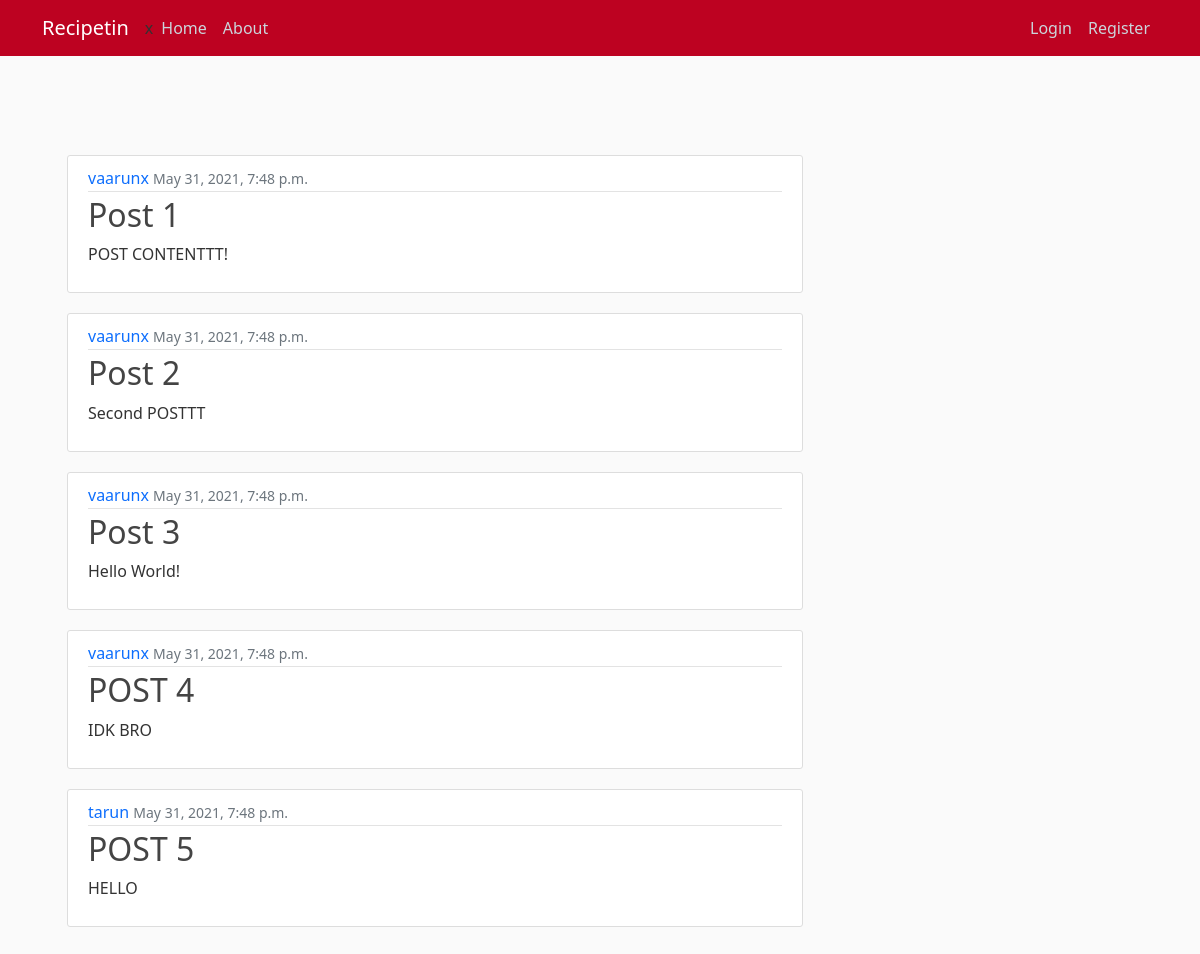
The app's page /, older data.
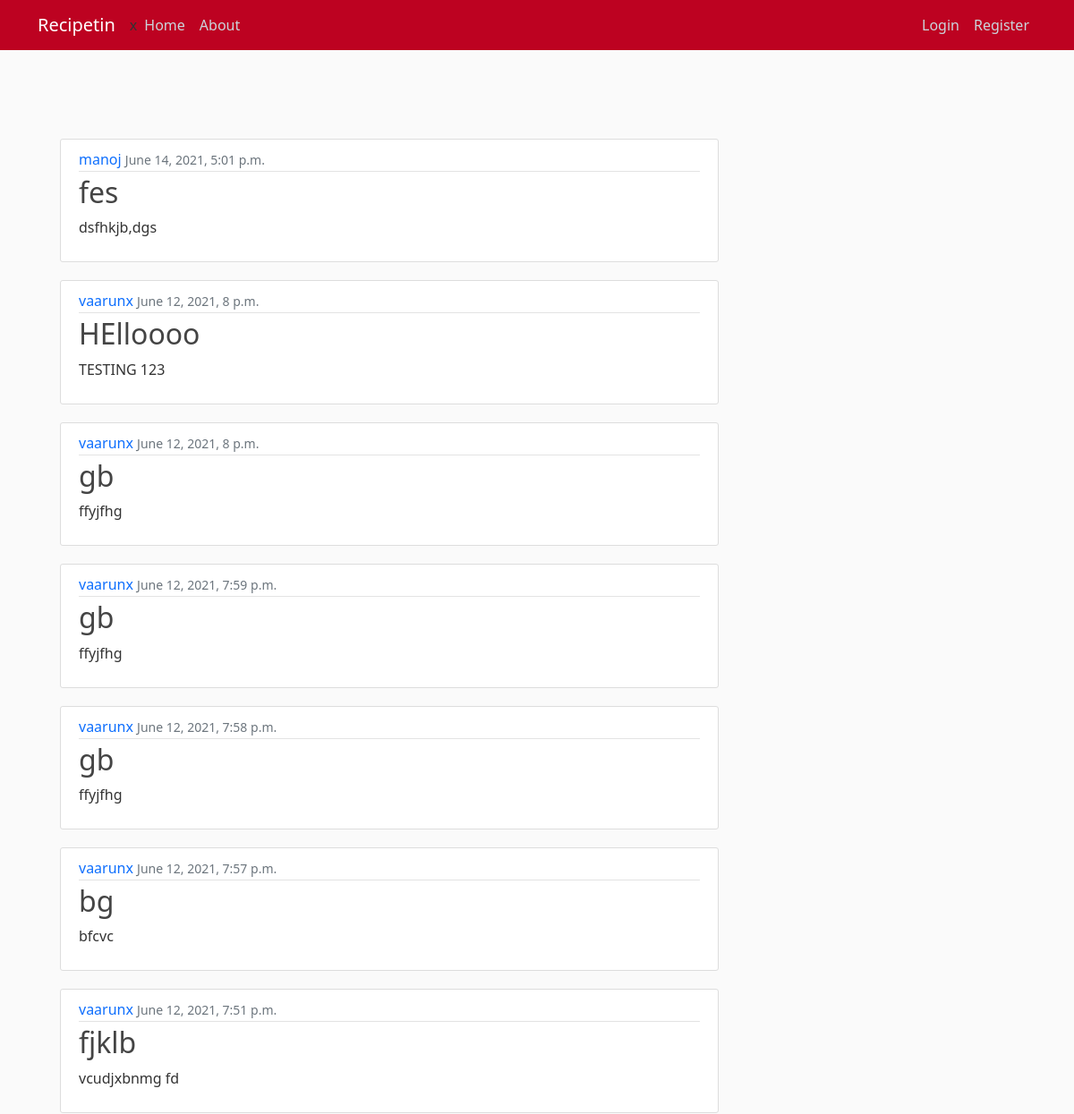
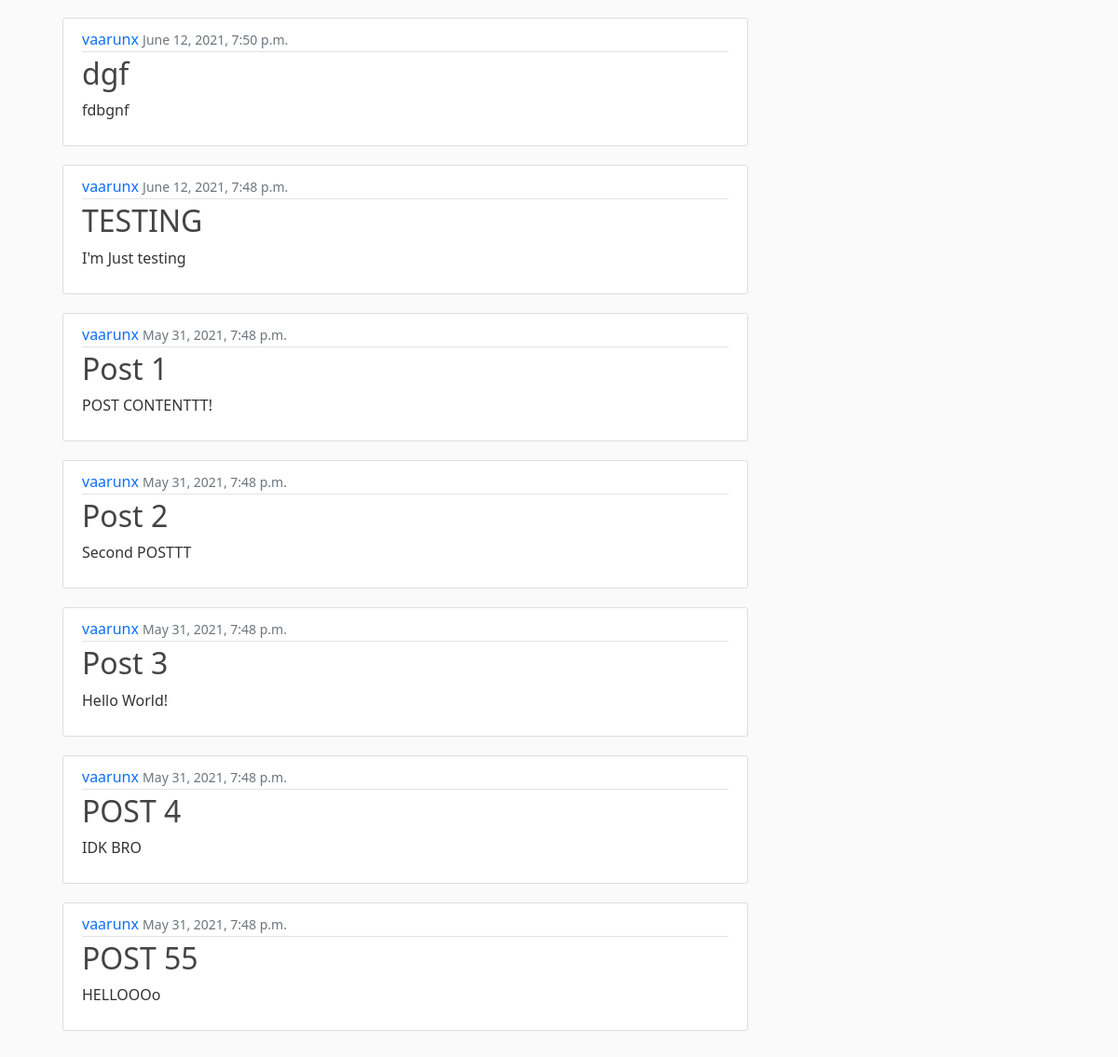
The same page, newer data (2 pictures, top to bottom).
### CookingApp/models.py (models this page shows, shortened)
class Post(models.Model):
    title = models.CharField(max_length=100)
    content = models.TextField()
    datePosted = models.DateTimeField(default=timezone.now)
    author = models.ForeignKey(User , on_delete = models.CASCADE)
    image = models.ImageField(blank=True)

### CookingApp/views.py (the view)
# urls.py: path('', PostViewList.as_view(), name = "CookingApp-home"),
class PostViewList(ListView):
    model = Post
    template_name = "CookingApp/home.html"
    context_object_name = 'posts'
    ordering = ['-datePosted']

### CookingApp/templates/CookingApp/home.html
{% extends "CookingApp/main.html" %}
{% block content %}
    {% for post in posts %}
        <article class="media content-section">
          <div class="media-body">
            <div class="article-metadata">
              <a class="mr-2" href="#">{{ post.author }}</a>
              <small class="text-muted">{{ post.datePosted }}</small>
            </div>
            <h2><a class="article-title" href="#">{{ post.title }}</a></h2>
            <p class="article-content">{{ post.content }}</p>
          </div>
        </article>
    {% endfor %}
{% endblock content %}

Row changes from the older to the newer data that the page shows:
added Post: author "manoj", datePosted "June 14, 2021, 5:01 p.m.", title "fes", content "dsfhkjb,dgs"
added Post: author "vaarunx", datePosted "June 12, 2021, 8 p.m.", title "HElloooo", content "TESTING 123"
added Post: author "vaarunx", datePosted "June 12, 2021, 8 p.m.", title "gb", content "ffyjfhg"
added Post: author "vaarunx", datePosted "June 12, 2021, 7:59 p.m.", title "gb", content "ffyjfhg"
added Post: author "vaarunx", datePosted "June 12, 2021, 7:58 p.m.", title "gb", content "ffyjfhg"
added Post: author "vaarunx", datePosted "June 12, 2021, 7:57 p.m.", title "bg", content "bfcvc"
added Post: author "vaarunx", datePosted "June 12, 2021, 7:51 p.m.", title "fjklb", content "vcudjxbnmg fd"
added Post: author "vaarunx", datePosted "June 12, 2021, 7:50 p.m.", title "dgf", content "fdbgnf"
added Post: author "vaarunx", datePosted "June 12, 2021, 7:48 p.m.", title "TESTING", content "I'm Just testing"
changed Post: author "tarun" → "vaarunx"; title "POST 5" → "POST 55"; content "HELLO" → "HELLOOOo"
